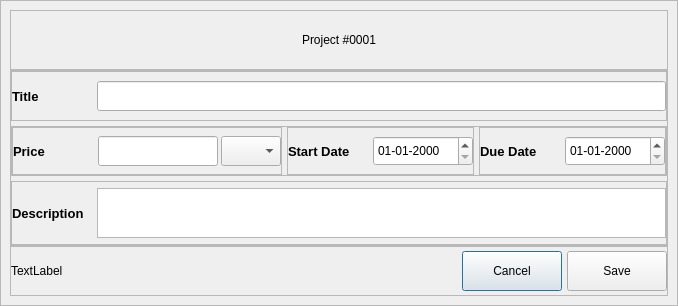
<?xml version="1.0" encoding="UTF-8"?>
<ui version="4.0">
 <class>Dialog</class>
 <widget class="QDialog" name="Dialog">
  <property name="geometry">
   <rect>
    <x>0</x>
    <y>0</y>
    <width>678</width>
    <height>306</height>
   </rect>
  </property>
  <property name="windowTitle">
   <string>Dialog</string>
  </property>
  <property name="autoFillBackground">
   <bool>true</bool>
  </property>
  <layout class="QVBoxLayout" name="verticalLayout">
   <property name="spacing">
    <number>0</number>
   </property>
   <property name="leftMargin">
    <number>0</number>
   </property>
   <property name="topMargin">
    <number>0</number>
   </property>
   <property name="rightMargin">
    <number>0</number>
   </property>
   <property name="bottomMargin">
    <number>0</number>
   </property>
   <item>
    <widget class="QFrame" name="dialog_window">
     <property name="frameShape">
      <enum>QFrame::StyledPanel</enum>
     </property>
     <property name="frameShadow">
      <enum>QFrame::Raised</enum>
     </property>
     <layout class="QVBoxLayout" name="verticalLayout_5">
      <property name="spacing">
       <number>0</number>
      </property>
      <property name="leftMargin">
       <number>9</number>
      </property>
      <property name="topMargin">
       <number>9</number>
      </property>
      <property name="rightMargin">
       <number>9</number>
      </property>
      <property name="bottomMargin">
       <number>9</number>
      </property>
      <item>
       <widget class="QFrame" name="title_frame">
        <property name="minimumSize">
         <size>
          <width>0</width>
          <height>60</height>
         </size>
        </property>
        <property name="maximumSize">
         <size>
          <width>16777215</width>
          <height>60</height>
         </size>
        </property>
        <property name="frameShape">
         <enum>QFrame::StyledPanel</enum>
        </property>
        <property name="frameShadow">
         <enum>QFrame::Raised</enum>
        </property>
        <layout class="QVBoxLayout" name="verticalLayout_3">
         <property name="spacing">
          <number>5</number>
         </property>
         <property name="leftMargin">
          <number>0</number>
         </property>
         <property name="topMargin">
          <number>0</number>
         </property>
         <property name="rightMargin">
          <number>0</number>
         </property>
         <property name="bottomMargin">
          <number>0</number>
         </property>
         <item>
          <widget class="QLabel" name="logo">
           <property name="styleSheet">
            <string notr="true">font: 900 16pt &quot;Segoe UI Black&quot;;</string>
           </property>
           <property name="text">
            <string>Project #0001</string>
           </property>
           <property name="alignment">
            <set>Qt::AlignCenter</set>
           </property>
          </widget>
         </item>
        </layout>
       </widget>
      </item>
      <item>
       <widget class="QFrame" name="frame_5">
        <property name="minimumSize">
         <size>
          <width>0</width>
          <height>100</height>
         </size>
        </property>
        <property name="frameShape">
         <enum>QFrame::StyledPanel</enum>
        </property>
        <property name="frameShadow">
         <enum>QFrame::Raised</enum>
        </property>
        <layout class="QVBoxLayout" name="verticalLayout_8">
         <property name="spacing">
          <number>5</number>
         </property>
         <property name="leftMargin">
          <number>0</number>
         </property>
         <property name="topMargin">
          <number>0</number>
         </property>
         <property name="rightMargin">
          <number>0</number>
         </property>
         <property name="bottomMargin">
          <number>0</number>
         </property>
         <item>
          <widget class="QFrame" name="frame_8">
           <property name="minimumSize">
            <size>
             <width>0</width>
             <height>50</height>
            </size>
           </property>
           <property name="frameShape">
            <enum>QFrame::StyledPanel</enum>
           </property>
           <property name="frameShadow">
            <enum>QFrame::Raised</enum>
           </property>
           <layout class="QHBoxLayout" name="horizontalLayout_17">
            <property name="spacing">
             <number>5</number>
            </property>
            <property name="leftMargin">
             <number>0</number>
            </property>
            <property name="topMargin">
             <number>0</number>
            </property>
            <property name="rightMargin">
             <number>0</number>
            </property>
            <property name="bottomMargin">
             <number>0</number>
            </property>
            <item>
             <widget class="QLabel" name="label_10">
              <property name="minimumSize">
               <size>
                <width>80</width>
                <height>0</height>
               </size>
              </property>
              <property name="maximumSize">
               <size>
                <width>80</width>
                <height>16777215</height>
               </size>
              </property>
              <property name="font">
               <font>
                <pointsize>10</pointsize>
                <italic>false</italic>
                <bold>true</bold>
               </font>
              </property>
              <property name="styleSheet">
               <string notr="true">font: 700 10pt &quot;Segoe UI&quot;;</string>
              </property>
              <property name="text">
               <string>Title</string>
              </property>
             </widget>
            </item>
            <item>
             <widget class="QLineEdit" name="title">
              <property name="sizePolicy">
               <sizepolicy hsizetype="Expanding" vsizetype="Fixed">
                <horstretch>0</horstretch>
                <verstretch>0</verstretch>
               </sizepolicy>
              </property>
              <property name="minimumSize">
               <size>
                <width>200</width>
                <height>30</height>
               </size>
              </property>
              <property name="maximumSize">
               <size>
                <width>1000</width>
                <height>30</height>
               </size>
              </property>
             </widget>
            </item>
           </layout>
          </widget>
         </item>
         <item>
          <widget class="QFrame" name="name_frame">
           <property name="minimumSize">
            <size>
             <width>0</width>
             <height>50</height>
            </size>
           </property>
           <property name="frameShape">
            <enum>QFrame::StyledPanel</enum>
           </property>
           <property name="frameShadow">
            <enum>QFrame::Raised</enum>
           </property>
           <layout class="QHBoxLayout" name="horizontalLayout_18">
            <property name="spacing">
             <number>5</number>
            </property>
            <property name="leftMargin">
             <number>0</number>
            </property>
            <property name="topMargin">
             <number>0</number>
            </property>
            <property name="rightMargin">
             <number>0</number>
            </property>
            <property name="bottomMargin">
             <number>0</number>
            </property>
            <item>
             <widget class="QFrame" name="frame_10">
              <property name="minimumSize">
               <size>
                <width>218</width>
                <height>0</height>
               </size>
              </property>
              <property name="maximumSize">
               <size>
                <width>10000</width>
                <height>16777215</height>
               </size>
              </property>
              <property name="frameShape">
               <enum>QFrame::StyledPanel</enum>
              </property>
              <property name="frameShadow">
               <enum>QFrame::Raised</enum>
              </property>
              <layout class="QHBoxLayout" name="horizontalLayout_20">
               <property name="spacing">
                <number>5</number>
               </property>
               <property name="leftMargin">
                <number>0</number>
               </property>
               <property name="topMargin">
                <number>0</number>
               </property>
               <property name="rightMargin">
                <number>0</number>
               </property>
               <property name="bottomMargin">
                <number>0</number>
               </property>
               <item>
                <widget class="QLabel" name="label_12">
                 <property name="minimumSize">
                  <size>
                   <width>80</width>
                   <height>0</height>
                  </size>
                 </property>
                 <property name="maximumSize">
                  <size>
                   <width>80</width>
                   <height>16777215</height>
                  </size>
                 </property>
                 <property name="font">
                  <font>
                   <pointsize>10</pointsize>
                   <italic>false</italic>
                   <bold>true</bold>
                  </font>
                 </property>
                 <property name="styleSheet">
                  <string notr="true">font: 700 10pt &quot;Segoe UI&quot;;</string>
                 </property>
                 <property name="text">
                  <string>Price</string>
                 </property>
                </widget>
               </item>
               <item>
                <widget class="QLineEdit" name="price">
                 <property name="sizePolicy">
                  <sizepolicy hsizetype="Expanding" vsizetype="Fixed">
                   <horstretch>0</horstretch>
                   <verstretch>0</verstretch>
                  </sizepolicy>
                 </property>
                 <property name="minimumSize">
                  <size>
                   <width>120</width>
                   <height>30</height>
                  </size>
                 </property>
                 <property name="maximumSize">
                  <size>
                   <width>120</width>
                   <height>30</height>
                  </size>
                 </property>
                </widget>
               </item>
               <item>
                <widget class="QComboBox" name="currency">
                 <property name="minimumSize">
                  <size>
                   <width>60</width>
                   <height>30</height>
                  </size>
                 </property>
                 <property name="maximumSize">
                  <size>
                   <width>60</width>
                   <height>30</height>
                  </size>
                 </property>
                </widget>
               </item>
              </layout>
             </widget>
            </item>
            <item>
             <widget class="QFrame" name="frame_6">
              <property name="minimumSize">
               <size>
                <width>0</width>
                <height>0</height>
               </size>
              </property>
              <property name="maximumSize">
               <size>
                <width>218</width>
                <height>16777215</height>
               </size>
              </property>
              <property name="frameShape">
               <enum>QFrame::StyledPanel</enum>
              </property>
              <property name="frameShadow">
               <enum>QFrame::Raised</enum>
              </property>
              <layout class="QHBoxLayout" name="horizontalLayout_15">
               <property name="spacing">
                <number>5</number>
               </property>
               <property name="leftMargin">
                <number>0</number>
               </property>
               <property name="topMargin">
                <number>0</number>
               </property>
               <property name="rightMargin">
                <number>0</number>
               </property>
               <property name="bottomMargin">
                <number>0</number>
               </property>
               <item>
                <widget class="QLabel" name="label_5">
                 <property name="minimumSize">
                  <size>
                   <width>80</width>
                   <height>0</height>
                  </size>
                 </property>
                 <property name="maximumSize">
                  <size>
                   <width>80</width>
                   <height>16777215</height>
                  </size>
                 </property>
                 <property name="font">
                  <font>
                   <pointsize>10</pointsize>
                   <italic>false</italic>
                   <bold>true</bold>
                  </font>
                 </property>
                 <property name="styleSheet">
                  <string notr="true">font: 700 10pt &quot;Segoe UI&quot;;</string>
                 </property>
                 <property name="text">
                  <string>Start Date</string>
                 </property>
                </widget>
               </item>
               <item>
                <widget class="QDateEdit" name="start_date">
                 <property name="minimumSize">
                  <size>
                   <width>100</width>
                   <height>30</height>
                  </size>
                 </property>
                 <property name="maximumSize">
                  <size>
                   <width>100</width>
                   <height>16777215</height>
                  </size>
                 </property>
                 <property name="currentSection">
                  <enum>QDateTimeEdit::DaySection</enum>
                 </property>
                 <property name="displayFormat">
                  <string>dd-MM-yyyy</string>
                 </property>
                 <property name="calendarPopup">
                  <bool>false</bool>
                 </property>
                </widget>
               </item>
              </layout>
             </widget>
            </item>
            <item>
             <widget class="QFrame" name="frame_7">
              <property name="minimumSize">
               <size>
                <width>0</width>
                <height>0</height>
               </size>
              </property>
              <property name="maximumSize">
               <size>
                <width>1000</width>
                <height>16777215</height>
               </size>
              </property>
              <property name="frameShape">
               <enum>QFrame::StyledPanel</enum>
              </property>
              <property name="frameShadow">
               <enum>QFrame::Raised</enum>
              </property>
              <layout class="QHBoxLayout" name="horizontalLayout_16">
               <property name="spacing">
                <number>5</number>
               </property>
               <property name="leftMargin">
                <number>0</number>
               </property>
               <property name="topMargin">
                <number>0</number>
               </property>
               <property name="rightMargin">
                <number>0</number>
               </property>
               <property name="bottomMargin">
                <number>0</number>
               </property>
               <item>
                <widget class="QLabel" name="label_7">
                 <property name="minimumSize">
                  <size>
                   <width>80</width>
                   <height>0</height>
                  </size>
                 </property>
                 <property name="maximumSize">
                  <size>
                   <width>80</width>
                   <height>16777215</height>
                  </size>
                 </property>
                 <property name="font">
                  <font>
                   <pointsize>10</pointsize>
                   <italic>false</italic>
                   <bold>true</bold>
                  </font>
                 </property>
                 <property name="styleSheet">
                  <string notr="true">font: 700 10pt &quot;Segoe UI&quot;;</string>
                 </property>
                 <property name="text">
                  <string>Due Date</string>
                 </property>
                </widget>
               </item>
               <item>
                <widget class="QDateEdit" name="due_date">
                 <property name="minimumSize">
                  <size>
                   <width>100</width>
                   <height>30</height>
                  </size>
                 </property>
                 <property name="maximumSize">
                  <size>
                   <width>100</width>
                   <height>16777215</height>
                  </size>
                 </property>
                 <property name="currentSection">
                  <enum>QDateTimeEdit::DaySection</enum>
                 </property>
                 <property name="displayFormat">
                  <string>dd-MM-yyyy</string>
                 </property>
                 <property name="calendarPopup">
                  <bool>false</bool>
                 </property>
                </widget>
               </item>
              </layout>
             </widget>
            </item>
           </layout>
          </widget>
         </item>
         <item>
          <widget class="QFrame" name="frame">
           <property name="minimumSize">
            <size>
             <width>0</width>
             <height>60</height>
            </size>
           </property>
           <property name="frameShape">
            <enum>QFrame::StyledPanel</enum>
           </property>
           <property name="frameShadow">
            <enum>QFrame::Raised</enum>
           </property>
           <layout class="QHBoxLayout" name="horizontalLayout_12">
            <property name="spacing">
             <number>5</number>
            </property>
            <property name="leftMargin">
             <number>0</number>
            </property>
            <property name="topMargin">
             <number>0</number>
            </property>
            <property name="rightMargin">
             <number>0</number>
            </property>
            <property name="bottomMargin">
             <number>0</number>
            </property>
            <item>
             <widget class="QLabel" name="label_8">
              <property name="minimumSize">
               <size>
                <width>80</width>
                <height>0</height>
               </size>
              </property>
              <property name="maximumSize">
               <size>
                <width>80</width>
                <height>16777215</height>
               </size>
              </property>
              <property name="font">
               <font>
                <pointsize>10</pointsize>
                <italic>false</italic>
                <bold>true</bold>
               </font>
              </property>
              <property name="styleSheet">
               <string notr="true">font: 700 10pt &quot;Segoe UI&quot;;</string>
              </property>
              <property name="text">
               <string>Description</string>
              </property>
             </widget>
            </item>
            <item>
             <widget class="QPlainTextEdit" name="description">
              <property name="minimumSize">
               <size>
                <width>0</width>
                <height>50</height>
               </size>
              </property>
              <property name="maximumSize">
               <size>
                <width>16777215</width>
                <height>50</height>
               </size>
              </property>
             </widget>
            </item>
           </layout>
          </widget>
         </item>
        </layout>
       </widget>
      </item>
      <item>
       <widget class="QFrame" name="control_frame">
        <property name="minimumSize">
         <size>
          <width>0</width>
          <height>50</height>
         </size>
        </property>
        <property name="maximumSize">
         <size>
          <width>16777215</width>
          <height>50</height>
         </size>
        </property>
        <property name="frameShape">
         <enum>QFrame::StyledPanel</enum>
        </property>
        <property name="frameShadow">
         <enum>QFrame::Raised</enum>
        </property>
        <layout class="QHBoxLayout" name="horizontalLayout">
         <property name="spacing">
          <number>5</number>
         </property>
         <property name="leftMargin">
          <number>0</number>
         </property>
         <property name="topMargin">
          <number>0</number>
         </property>
         <property name="rightMargin">
          <number>0</number>
         </property>
         <property name="bottomMargin">
          <number>0</number>
         </property>
         <item>
          <widget class="QLabel" name="error">
           <property name="minimumSize">
            <size>
             <width>300</width>
             <height>0</height>
            </size>
           </property>
           <property name="styleSheet">
            <string notr="true">font: 700 8pt &quot;Segoe UI&quot;;</string>
           </property>
           <property name="text">
            <string>TextLabel</string>
           </property>
          </widget>
         </item>
         <item>
          <spacer name="horizontalSpacer">
           <property name="orientation">
            <enum>Qt::Horizontal</enum>
           </property>
           <property name="sizeHint" stdset="0">
            <size>
             <width>108</width>
             <height>20</height>
            </size>
           </property>
          </spacer>
         </item>
         <item>
          <widget class="QPushButton" name="cancel_btn">
           <property name="minimumSize">
            <size>
             <width>100</width>
             <height>40</height>
            </size>
           </property>
           <property name="styleSheet">
            <string notr="true"/>
           </property>
           <property name="text">
            <string>Cancel</string>
           </property>
           <property name="class" stdset="0">
            <string>SecondaryButton</string>
           </property>
          </widget>
         </item>
         <item>
          <widget class="QPushButton" name="save_btn">
           <property name="minimumSize">
            <size>
             <width>100</width>
             <height>40</height>
            </size>
           </property>
           <property name="text">
            <string>Save</string>
           </property>
          </widget>
         </item>
        </layout>
       </widget>
      </item>
     </layout>
    </widget>
   </item>
  </layout>
 </widget>
 <resources/>
 <connections/>
</ui>
